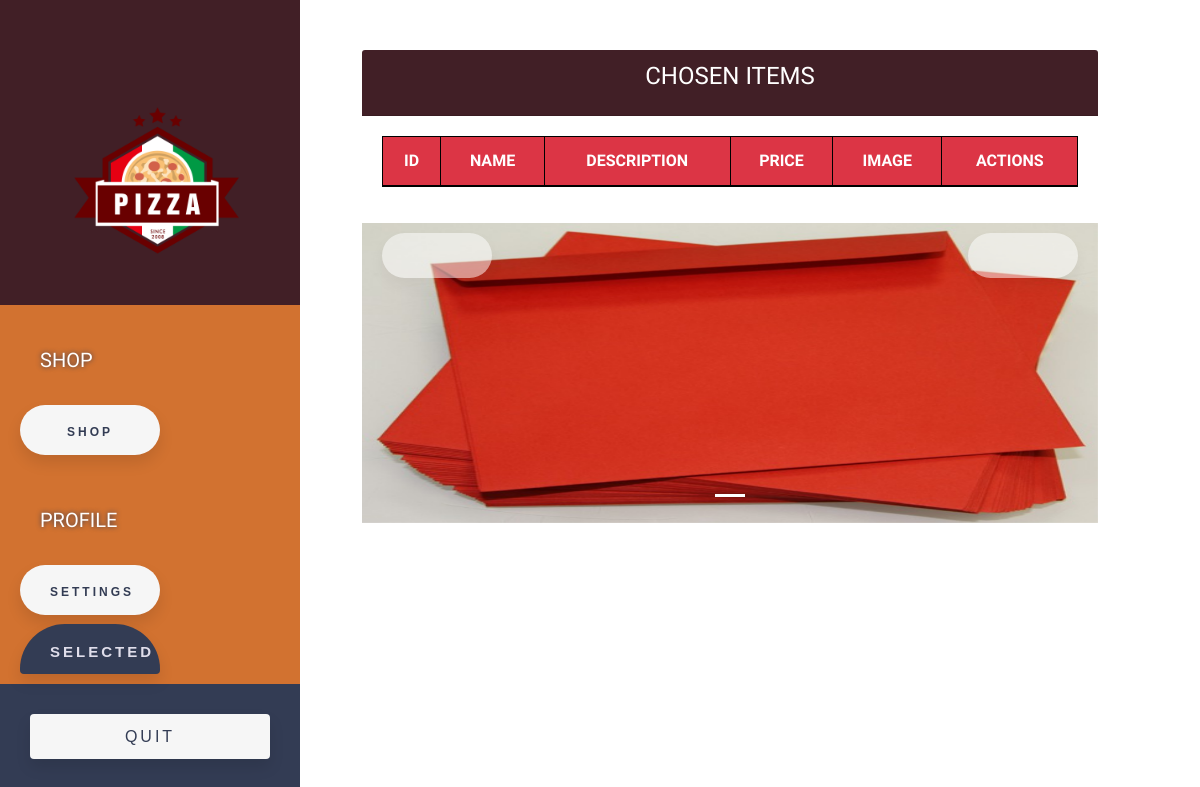
/shopapp/shop/chosen (signed in), run on an earlier commit of the app's database.
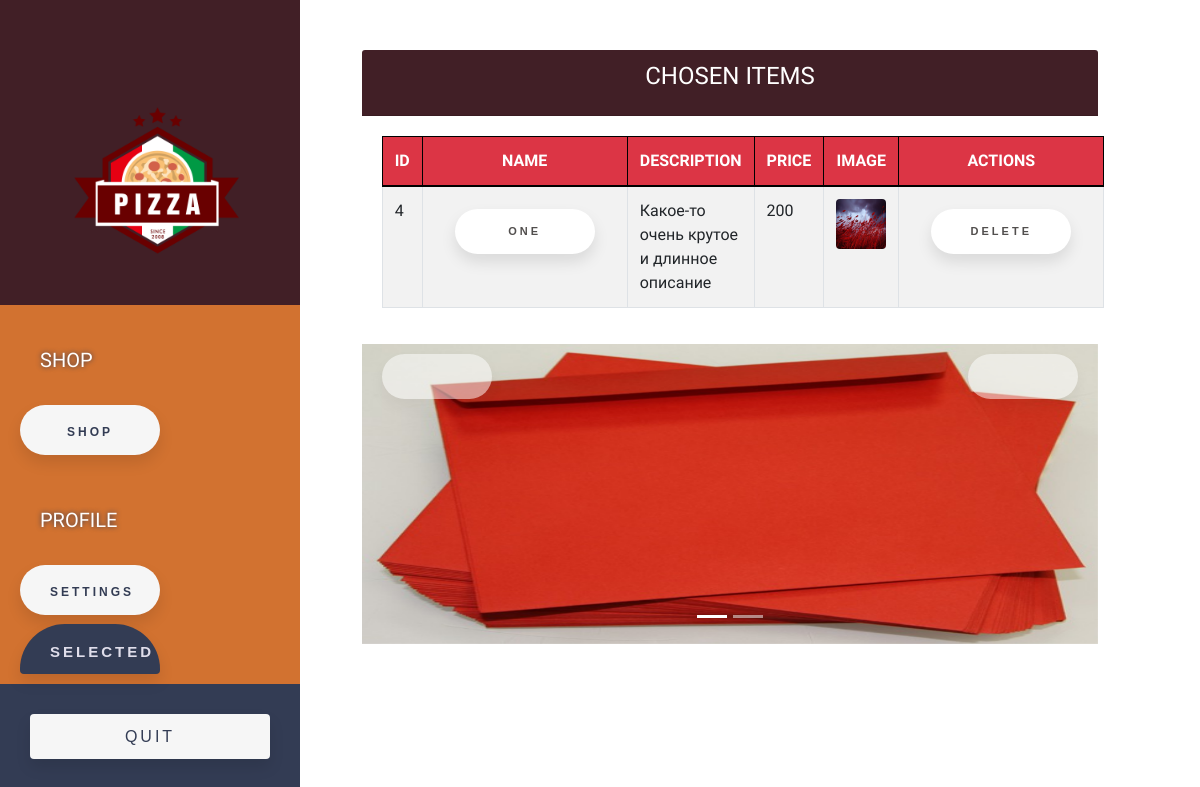
And on a later commit of the database.
### shopapp/models.py (models this page shows, shortened)
class Product(models.Model):
    author = models.ForeignKey(User, on_delete=models.CASCADE, related_name='author_of_product')
    owners = models.ManyToManyField(User)
    name = models.CharField(max_length=30)
    short_description = models.CharField(max_length=100)
    image = models.ImageField(upload_to='product_images/', blank=False)
    price = models.IntegerField(default=0)

### shopapp/views.py (the view)
# urls.py: path('shopapp/shop/chosen', views.shop_chosen_items, name='shop-chosen-items'),
@login_required(login_url='/shopapp/sign_in/')
def shop_chosen_items(request):
	products = Product.objects.filter(owners=request.user).order_by("-id")
	return render(request, 'shopapp/chosen_items.html', {
		'products': products
	})

### shopapp/templates/shopapp/chosen_items.html (shortened to what this page needs)
{% extends 'shopapp/base.html' %}
{% block page %}
	<div class="offset-lg-4 col-lg-10">
  <div class="card">
    <div class="card-header bg-ruby">
      <h4 class="card-title text-center text-white">
        CHOSEN ITEMS
      </h4>
    </div>
    <div class="card-body">
      <table class="table table-bordered table-hover table-striped">
        <thead>
          <tr class="bg-danger text-white text-center">
            <th>ID</th>
            <th>NAME</th>
            <th>DESCRIPTION</th>
            <th>PRICE</th>
            <th>IMAGE</th>
            <th>ACTIONS</th>
          </tr>
        </thead>
        <tbody>
          {% for product in products %}
            <tr>
              <td scope="row">{{ product.id }}</td>
              <td><a href="{% url 'shop-pick-product' product.id %}">{{ product.name }}</a></td>
              <td>{{ product.short_description }}</td>
              <td>{{ product.price }}</td>
              <td class="text-center"><img class="rounded"
                src="{{ MEDIA_URL }}{{ product.image }}" width="50" height="50"></td>
              <td>
                <a href="{% url 'shop-return-product' product.id %}">DELETE</a>
              </td>
            </tr>
          {% endfor %}
        </tbody>
      </table>
    </div>
    <div id="carouselExampleIndicators" class="carousel slide" data-ride="carousel">
  <ol class="carousel-indicators">
  	<li data-target="#carouselExampleIndicators" data-slide-to="0" class="active"></li>
  	{% for product in products %}
    <li data-target="#carouselExampleIndicators" data-slide-to="{{product.id} + 1}"></li>
    {% endfor %}
  </ol>
  <div class="carousel-inner">
  	<div class="carousel-item active">
      <img class="d-block w-100" src="{{ MEDIA_URL }}product_images/main.jpg" alt="First slide" height="300">
    </div>
  </div>
  <a class="carousel-control-prev" href="#carouselExampleIndicators" role="button" data-slide="prev">
    <span class="carousel-control-prev-icon" aria-hidden="true"></span>
  </a>
  <a class="carousel-control-next" href="#carouselExampleIndicators" role="button" data-slide="next">
    <span class="carousel-control-next-icon" aria-hidden="true"></span>
  </a>
</div>
  </div>
</div>
{% endblock %}

What changed in the data, as far as the page shows it:
added Product: id "4", name "ONE", short_description "Какое-то очень крутое и длинное описание", price "200", image (picture)
